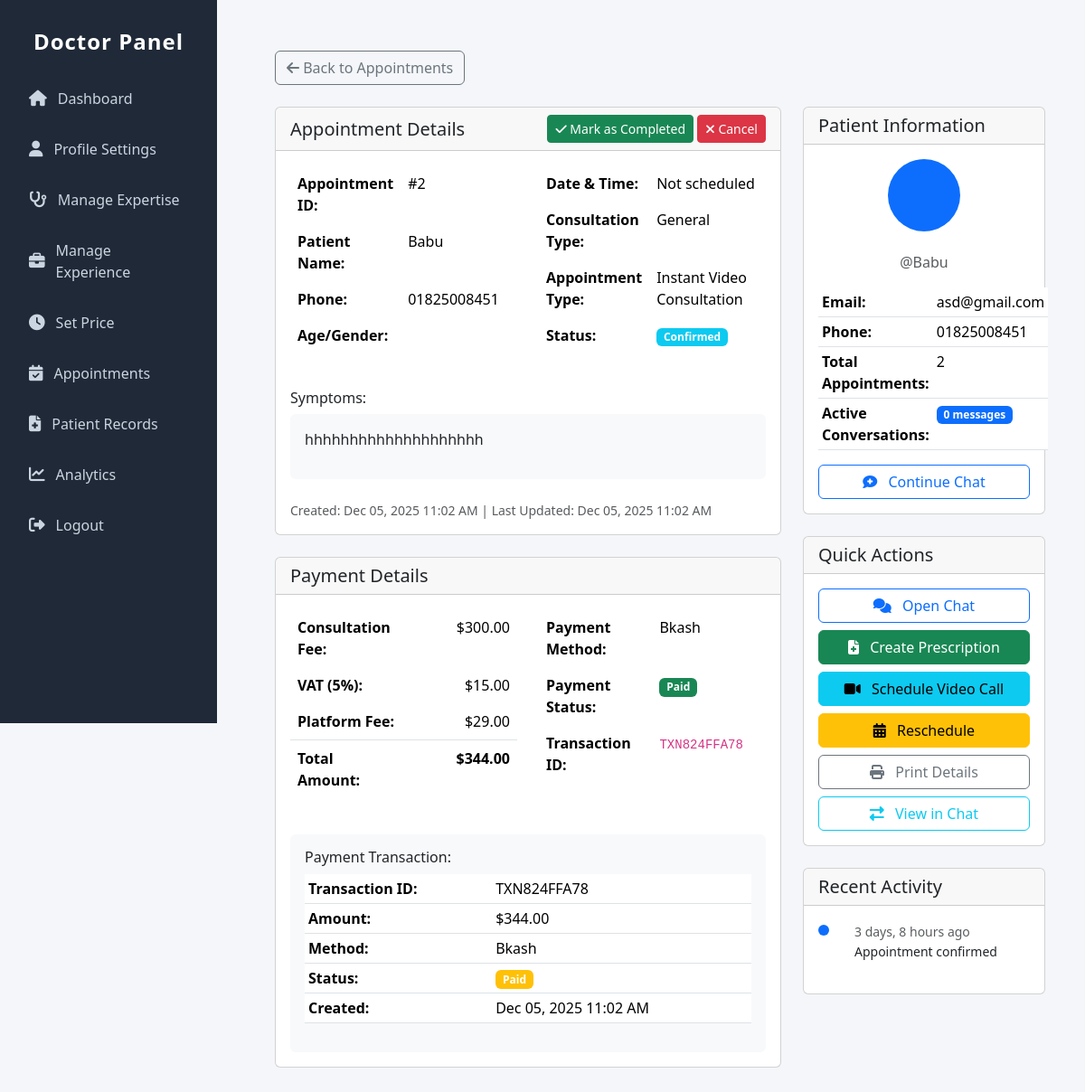
The app's page /users/doctor/appointments/2/ (signed in), older data.
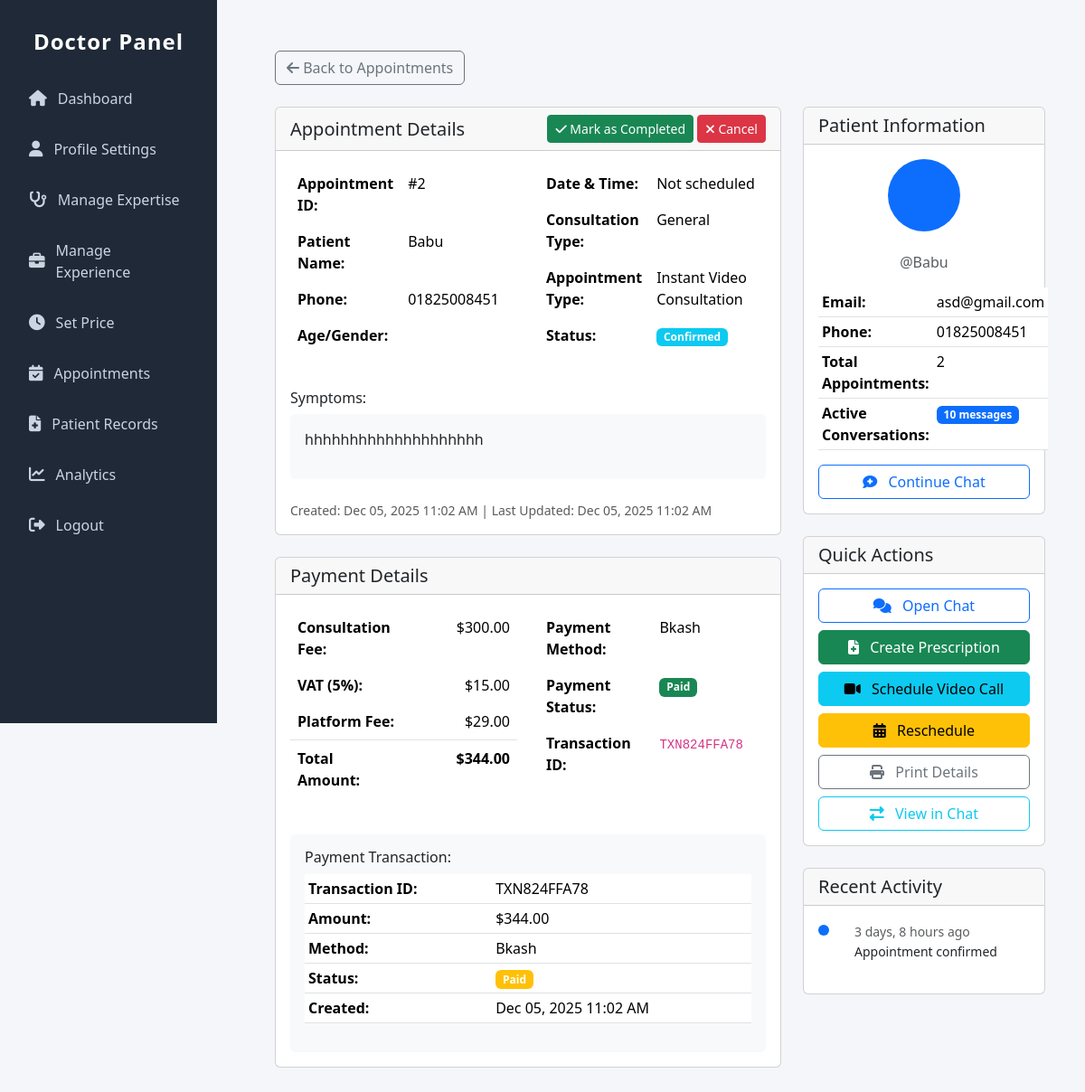
The same page, newer data.
### communication/models.py (models this page shows, shortened)
class Conversation(models.Model):
    appointment = models.OneToOneField(Appointment, on_delete=models.CASCADE, related_name='conversation')
    patient = models.ForeignKey(settings.AUTH_USER_MODEL, on_delete=models.CASCADE, related_name='patient_conversations')
    doctor = models.ForeignKey(Doctor, on_delete=models.CASCADE, related_name='doctor_conversations')
    is_active = models.BooleanField(default=True)
    created_at = models.DateTimeField(auto_now_add=True)
    updated_at = models.DateTimeField(auto_now=True)
    class Meta:
        ordering = ['-updated_at']

### doctor/views.py (the view)
# urls.py: path('appointments/<int:appointment_id>/', views.appointment_detail, name='appointment_detail'),
@login_required
def appointment_detail(request, appointment_id):
    if not hasattr(request.user, 'doctor_profile'):
        return HttpResponseForbidden("You are not authorized to view this page.")
    doctor = request.user.doctor_profile
    try:
        appointment = Appointment.objects.get(id=appointment_id, doctor=doctor)
    except Appointment.DoesNotExist:
        messages.error(request, "Appointment not found.")
        return redirect('doctor:appointments')
    payment_transaction = None
    if hasattr(appointment, 'payment_transaction'):
        payment_transaction = appointment.payment_transaction
    context = {
        'doctor': doctor,
        'appointment': appointment,
        'payment_transaction': payment_transaction,
    }
    return render(request, 'doctor/appointment_detail.html', context)

### doctor/templates/doctor/appointment_detail.html (shortened to what the changed rows need)
{% extends 'doctor/doctor_sidebar.html' %}
{% load static %}
{% block content %}
<div class="container-fluid py-4">
    <div class="row">
        <div class="col-lg-8">
            <div class="card mb-4">
                <div class="card-body">
                    <div class="row">
                        <div class="col-md-6">
                            <table class="table table-borderless">
                                <tr>
                                    <th width="40%">Appointment ID:</th>
                                </tr>
                                <tr>
                                    <th>Patient Name:</th>
                                </tr>
                                <tr>
                                    <th>Phone:</th>
                                </tr>
                                <tr>
                                    <th>Age/Gender:</th>
                                </tr>
                            </table>
                        </div>
                        <div class="col-md-6">
                            <table class="table table-borderless">
                                <tr>
                                    <th width="40%">Date & Time:</th>
                                </tr>
                                <tr>
                                    <th>Consultation Type:</th>
                                </tr>
                                <tr>
                                    <th>Appointment Type:</th>
                                </tr>
                                <tr>
                                    <th>Status:</th>
                                </tr>
                            </table>
                        </div>
                    </div>
                </div>
            </div>
            <div class="card mb-4">
                <div class="card-body">
                    <div class="row">
                        <div class="col-md-6">
                            <table class="table table-borderless">
                                <tr>
                                    <th width="50%">Consultation Fee:</th>
                                </tr>
                                <tr>
                                    <th>VAT (5%):</th>
                                </tr>
                                <tr>
                                    <th>Platform Fee:</th>
                                </tr>
                                <tr class="border-top">
                                    <th><strong>Total Amount:</strong></th>
                                </tr>
                            </table>
                        </div>
                        <div class="col-md-6">
                            <table class="table table-borderless">
                                <tr>
                                    <th width="50%">Payment Method:</th>
                                </tr>
                                <tr>
                                    <th>Payment Status:</th>
                                </tr>
                                {% if appointment.transaction_id %}
                                <tr>
                                    <th>Transaction ID:</th>
                                </tr>
                                {% endif %}
                            </table>
                        </div>
                    </div>
                    {% if payment_transaction %}
                    <div class="mt-4 p-3 bg-light rounded">
                        <table class="table table-sm">
                            <tr>
                                <th>Transaction ID:</th>
                            </tr>
                            <tr>
                                <th>Amount:</th>
                            </tr>
                            <tr>
                                <th>Method:</th>
                            </tr>
                            <tr>
                                <th>Status:</th>
                            </tr>
                            <tr>
                                <th>Created:</th>
                            </tr>
                        </table>
                    </div>
                    {% endif %}
                </div>
            </div>
        </div>
        <div class="col-lg-4">
            <div class="card mb-4">
                <div class="card-body">
                    <table class="table table-sm">
                        <tr>
                            <th>Email:</th>
                        </tr>
                        <tr>
                            <th>Phone:</th>
                        </tr>
                        <tr>
                            <th>Total Appointments:</th>
                        </tr>
                        <tr>
                            <th>Active Conversations:</th>
                            <td>
                                {% with appointment.conversation as conv %}
                                    {% if conv %}
                                        <span class="badge bg-primary">{{ conv.messages.count }} messages</span>
                                    {% else %}
                                        <span class="badge bg-secondary">No conversation</span>
                                    {% endif %}
                                {% endwith %}
                            </td>
                        </tr>
                    </table>
                </div>
            </div>
        </div>
    </div>
</div>
{% endblock %}

Row changes from the older to the newer data that the page shows:
changed Conversation: messages.count "0" → "10"
